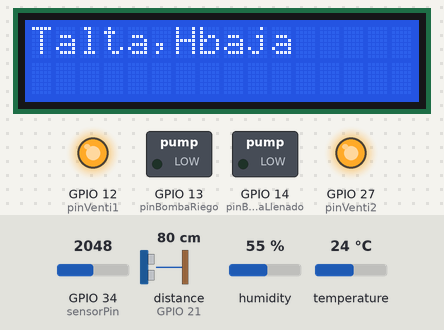
A program run on a simulated ESP32. Parts: 16×2 character LCD, switched loads named in the program (green lamp = pin HIGH), output pins drawn as LEDs (lit = HIGH). Wiring (inferred from the names in the program): ultrasonic range finder: trigger GPIO 22; echo GPIO 21. The inputs (shaded band) are chosen by the test bench; at power-on: distance to the obstacle (sensor on GPIO 21) 80 cm, GPIO 34 (sensorPin) = 2048, humidity 55 %, temperature 24 °C. The echo pulse lasts 58.3 µs per cm; WiFi joins after 1.5 s; servers stay silent unless stated; the local clock reads 2024-03-15 10:24:30 at power-on unless the program sets it; nothing arrives over Bluetooth unless stated; pins used as bus, display or sensor lines are not drawn; what the program prints to the serial monitor is not drawn.

Above: at 7.7 s.
7.8 s: distance to the obstacle (sensor on GPIO 21) set to 29 cm
At 19.2 s:
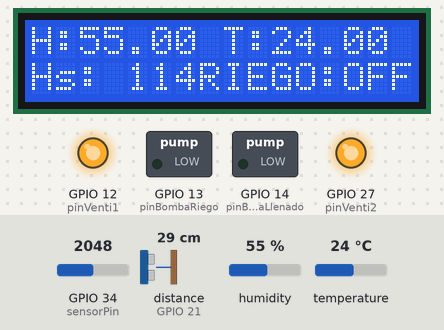
19.5 s: distance to the obstacle (sensor on GPIO 21) set to 22 cm
At 26.2 s:
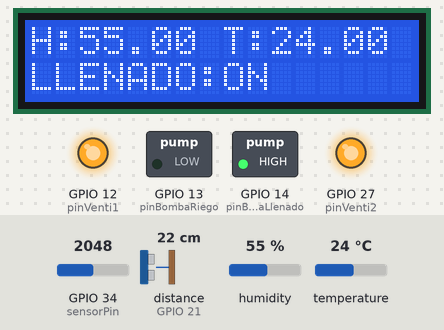
32.7 s: distance to the obstacle (sensor on GPIO 21) set to 34 cm
At 45.2 s:
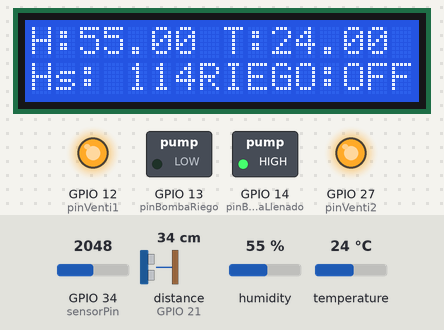
45.9 s: distance to the obstacle (sensor on GPIO 21) set to 42 cm
At 51.7 s:
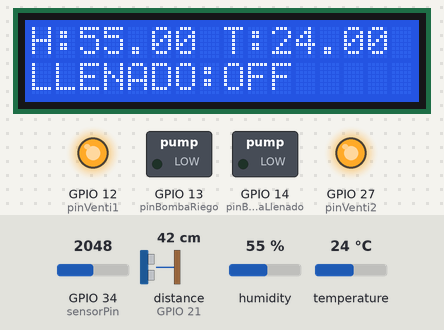
59.1 s: GPIO 34 (sensorPin) set to 3151
72.3 s: GPIO 34 (sensorPin) set to 3252
At 81.1 s:
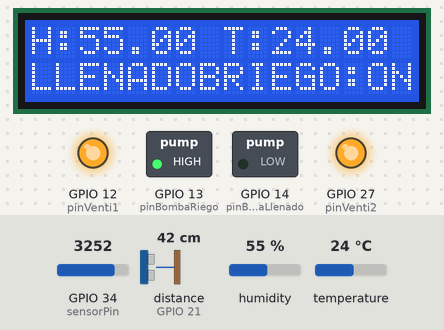
Timing chart, 0 to 82.6 s (numbered marks = the images above; inputs shaded):
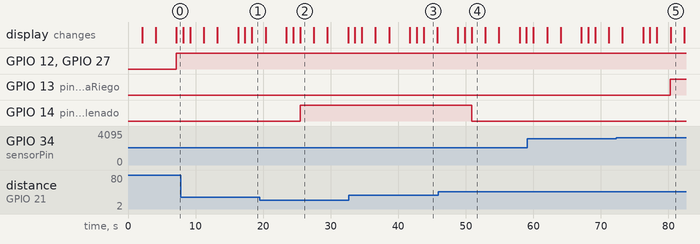

The program:

main.cpp
```cpp
#include <Arduino.h>
#include <DHT.h>
#include <Adafruit_Sensor.h>
#include <Wire.h>              //for ESP8266 use bug free i2c driver https://github.com/enjoyneering/ESP8266-I2C-Driver
#include <LiquidCrystal_I2C.h>
#include <WiFi.h>
#include <TimeLib.h>  // Librería para el manejo del tiempo
#include <math.h>

#define DHTPIN 32     // Pin al que está conectado el sensor DHT11
#define DHTTYPE DHT11 // Tipo de sensor DHT
#define COLUMS 16
#define ROWS   2
#define PAGE   ((COLUMS) * (ROWS))

#include "BluetoothSerial.h"
#if !defined(CONFIG_BT_ENABLED) || !defined(CONFIG_BLUEDROID_ENABLED)
#error Bluetooth is not enabled! Please run `make menuconfig` to and enable it
#endif
BluetoothSerial SerialBT;

LiquidCrystal_I2C lcd(PCF8574_ADDR_A21_A11_A01, 4, 5, 6, 16, 11, 12, 13, 14, POSITIVE);
//boolean estado = false;
/*Funcion para mapear el valor de entrada del sensor de lluvia, u otro sensor*/


DHT dht(DHTPIN, DHTTYPE);
// Define el pin al que está conectado el relé
const char* ssid = "Claro_RAMIRES";
const char* password = "0914709258";

const int sensorPin = 34;  // Pin analógico al que está conectado el sensor
const int pinVenti1= 12;
const int pinVenti2 = 27;
const int pinBombaRiego = 13; // De riego. Cambia el número de pin según tu conexión
const int pinBombaLlenado = 14; //De llenado
//const int NORIEGA = ;

/*Configuracion de sensor ultrasonico*/
int trigPin = 22;    // Disparador (Trigger)
int echoPin = 21;    // Eco (Echo)
long duration, distanciaUltrasonic, inches;
int tdelay = 2000;

float alturaRecipiente = 21;

void mostrarInfo(int sensorValue, float humidity, float temperature, int percentageHGround){
  Serial.print("Valor del sensor: ");
  Serial.println(sensorValue);
  Serial.print("Humedad del suelo (%): ");
  Serial.println(percentageHGround);

  Serial.print("Humedad: ");
  Serial.print(humidity);
  Serial.print(" %\t");
  Serial.print("Temperatura: ");
  Serial.print(temperature);
  Serial.println(" °C");


  lcd.clear();
  lcd.print("H:");
  lcd.print(humidity);
  lcd.print(" ");
  //lcd.print(" %\t");
  lcd.print("T:");
  lcd.print(temperature);
  //lcd.println("°C");
  lcd.setCursor(0,1);
  lcd.print("Hs: ");
  lcd.print(percentageHGround);

}

void setup() {
  // Inicializa el pin del relé como salida
  Serial.begin(115200);

  SerialBT.begin("ESP32test"); //Bluetooth device name
  Serial.println("The device started, now you can pair it with bluetooth!");


   // Conéctate a la red WiFi
  WiFi.begin(ssid, password);
  while (WiFi.status() != WL_CONNECTED) {
    delay(1000);
    Serial.println("Conectando a WiFi...");
  }

  Serial.println("Conectado a WiFi");

  // Inicializa la librería de tiempo
  configTime(0, -18000, "pool.ntp.org");  // Configura el servidor NTP

   while (lcd.begin(COLUMS, ROWS) != 1) //colums - 20, rows - 4
  {
    Serial.println(F("PCF8574 is not connected or lcd pins declaration is wrong. Only pins numbers: 4,5,6,16,11,12,13,14 are legal."));
    delay(5000);
  }

  lcd.print(F("PCF8574 is OK..."));    //(F()) saves string to flash & keeps dynamic memory free
  delay(tdelay);
  lcd.clear();
  lcd.setCursor(0,0);	//columna - fila
  lcd.print("Proyecto");
  lcd.setCursor(2,1);
  lcd.print("Embebidos");
  delay(tdelay);

  dht.begin();

  //pinMode(DHTPIN,INPUT);
  pinMode(pinBombaRiego, OUTPUT);
  pinMode(pinBombaLlenado, OUTPUT);
  pinMode(pinVenti1, OUTPUT);
  pinMode(pinVenti2, OUTPUT);

  //pinMode(NORIEGA , OUTPUT);

  pinMode(trigPin, OUTPUT);
  pinMode(echoPin, INPUT);

  // Apaga el relé al inicio
  digitalWrite(pinBombaRiego, LOW);
  digitalWrite(pinBombaLlenado, LOW);
  digitalWrite(pinVenti1, LOW);
  digitalWrite(pinVenti2, LOW);
  //digitalWrite(NORIEGA , LOW);

}

void loop() {
  int hour;
  int minutes;
  if (Serial.available()) {
    SerialBT.write(Serial.read());
  }
  if (SerialBT.available()) {
    Serial.write(SerialBT.read());
  }
  delay(20);
  // Obtiene y muestra la hora actual
  struct tm timeinfo;
  if(getLocalTime(&timeinfo)){
    hour = timeinfo.tm_hour;
    minutes = timeinfo.tm_min;
    String horaMinuto = String(hour)+":"+String(minutes);
    //Serial.println("Horita "+String(hour));
  }

  // Enciende el relé durante 2 segundosdelay(2000); // Espera 2 segundos entre mediciones
  //getLocalTime(&timeinfo)) {
    //Serial.print("Hora actual: ");
    //Serial.println(&timeinfo, "%H:%M");
    //Serial.println(&timeinfo, "%Y-%m-%d %H:%M:%S");
    //lcd.setCursor(6,1);
  //}
  Serial.println();
  delay(1000);  // Espera 10 segundos antes de mostrar la siguiente hora
  //4095 Seco -> 100% antes de pasar a la variable percentageHGround
  //1600 Mojado ->0% antes de pasar a la variable percentageHGround

  int sensorValue = analogRead(sensorPin);  // Lee el valor analógico del sensor YL-69
  Serial.println("Valor tomado del sensor de suelo: "+String(sensorValue));
  int percentageHGround = 100 - map(sensorValue, 2300, 4095, 0, 100);  // Mapea el valor a un porcentaje (0-100%)
  lcd.clear();
  lcd.setCursor(0,0);

  float humidity = dht.readHumidity();     // Lee la humedad relativa
  float temperature = dht.readTemperature(); // Lee la temperatura en grados Celsius

  if (isnan(temperature) || isnan(humidity)) {
    Serial.println("Error al leer el sensor DHT!");
    return;
  }

  digitalWrite(trigPin, LOW);
  delayMicroseconds(5);
  digitalWrite(trigPin, HIGH);
  delayMicroseconds(10);
  digitalWrite(trigPin, LOW);

  pinMode(echoPin, INPUT);
  duration = pulseIn(echoPin, HIGH);

/**
 - Dio o noche
 -Dia:
 22:54:31
  Dia: 06:00 -17:30
  Noche: 17:31 - 5:59
  tm fechaHora = getLocalTime(&timeinfo);


*/

//CONDICIONES PARA VENTILADOR
//PARA EL DIA
  int condition1Mornig = hour >=6 && minutes >= 0;
  int condition2Morning = hour <=17 && minutes <= 30;

  if(condition1Mornig | condition2Morning){ //Al  menos una de las 2 condiciones debe cumplirse para ejecutarse.
    if(temperature<23.00 && temperature>=20.00 && humidity>70.00){
      digitalWrite(pinVenti1, LOW);
      digitalWrite(pinVenti2, LOW);
      lcd.setCursor(0,0);
      lcd.print("Tbaja");
      lcd.print("Halta");
      delay(1000);
      lcd.setCursor(0,1);
      lcd.print("FAN OFF");
      delay(1000);
      //delay(2000);
    }else if(temperature>=23.00 && humidity<=70.00){
    // Apaga el relé durante 2 segundos
      digitalWrite(pinVenti1, HIGH);
      digitalWrite(pinVenti2, HIGH);
      lcd.setCursor(0,0);
      lcd.print("Talta,");
      lcd.print("Hbaja");
      delay(1000);
      lcd.setCursor(0,1);
      lcd.print("FAN ON");
      delay(1000);
      }
  }

  //PARA LA NOCHE
  //Noche: 17:31 - 5:59
  int condition1Night = hour >=17 && minutes > 30;
  int condition2Night = hour <6 && minutes <= 59;

  if(condition1Night | condition2Night){
    if (temperature<22.00 && temperature>=18.00){
      digitalWrite(pinVenti1, LOW);
      digitalWrite(pinVenti2, LOW);
      lcd.setCursor(0,0);
      lcd.print("TEMP BAJA");
      delay(tdelay);
      lcd.setCursor(0,1);
      lcd.print("FAN OFF");
      delay(tdelay);
      //delay(2000);
    }
    else if(temperature>=22.00){
    // Apaga el relé durante 2 segundos
      digitalWrite(pinVenti1, HIGH);
      digitalWrite(pinVenti2, HIGH);
      lcd.setCursor(0,0);
      lcd.print("TEMP BAJA");
      delay(tdelay);
      lcd.setCursor(0,1);
      lcd.print("FAN ON");
      delay(tdelay);
      //delay(2000);
    }
  }
//Si la temperatura sube, la humedad baja (Relación inversa)

  mostrarInfo(sensorValue, humidity, temperature, percentageHGround);

  distanciaUltrasonic = (duration/2) / 29.1;     //Entre ultrasonico y nivel de agua  Divide entre 29.1 o multiplica por 0.0343
  inches = (duration/2) / 74;   // Divide entre 74 o multiplica por 0.0135

  Serial.print(inches);
  Serial.println("in, ");
  Serial.print(distanciaUltrasonic);
  Serial.print("<- distanciaUltrasonic");
  Serial.println();

  float alturaDeAgua = fabs(alturaRecipiente -distanciaUltrasonic); //Me da cantidad ocupada de agua 40
  Serial.println("Altura del agua "+String(alturaDeAgua));

  float porcentajeDeAgua = (alturaDeAgua/alturaRecipiente) * 100;
  Serial.println("Porcentaje de agua: "+String(porcentajeDeAgua));
  //CONDICIONES DE BOMBAS
  /**
  Tanque está al 20% de estar lleno y la riego se activa para el invernadero
  /*/
  if(porcentajeDeAgua >= 80){
    digitalWrite(pinBombaLlenado, LOW);
    lcd.setCursor(0,1);
    lcd.print("LLENADO:OFF");
    delay(tdelay);
  }

  //Tanque casi vacío
  if(porcentajeDeAgua <= 20){
    digitalWrite(pinBombaLlenado, HIGH);
    lcd.setCursor(0,1);
    lcd.print("LLENADO:ON");
    delay(tdelay);
  }

  /*
  * HGround <= 50 debe activarse la bomba de riego
  */
  if(porcentajeDeAgua >20 && percentageHGround <=50){
    digitalWrite(pinBombaRiego, HIGH);
    lcd.setCursor(7,1);
    lcd.print("BRIEGO:ON");
    delay(tdelay);
  }

  //Condicion para desactivar bomba de riego
  /**
  * El tanque se está vaceando valor de referencia es el 20% de la capacidad máxima
  * Se apaga la de riego cuando el sensor de suelo es >50
  Sensor de humedad de suelo es más importante
  */
  if(porcentajeDeAgua <=20 | percentageHGround > 50){
    digitalWrite(pinBombaRiego, LOW);
    lcd.setCursor(7,1);
    lcd.print("RIEGO:OFF");
    delay(tdelay);

    //Notificacion que la bomba de llenado debe encenderse

  }

  lcd.clear();
  lcd.print(&timeinfo);
  delay(tdelay);

}
```

Measured:
- the behaviour switches between 26 and 25 cm on distance to the obstacle (sensor on GPIO 21) (found by bisection; images 1 and 2)
- the behaviour switches between 37 and 38 cm on distance to the obstacle (sensor on GPIO 21) (found by bisection; images 3 and 4)
- the behaviour switches between 3197 and 3198 on GPIO 34 (sensorPin) (found by bisection; images 4 and 5)
- after the input at 7.8 s, the display: first differs from a run without the input after 10.5 s (image 1)
- after the input at 19.5 s, GPIO 14 (pinBombaLlenado): LOW → HIGH after 6.0 s; the display: first differs from a run without the input after 6.0 s (image 2)
- after the input at 32.7 s, the display: first differs from a run without the input after 11.0 s (image 3)
- after the input at 45.9 s, GPIO 14 (pinBombaLlenado): HIGH → LOW after 5.0 s; the display: first differs from a run without the input after 5.0 s (image 4)
- after the input at 72.3 s, GPIO 13 (pinBombaRiego): LOW → HIGH after 8.0 s; the display: first differs from a run without the input after 8.0 s (image 5)
